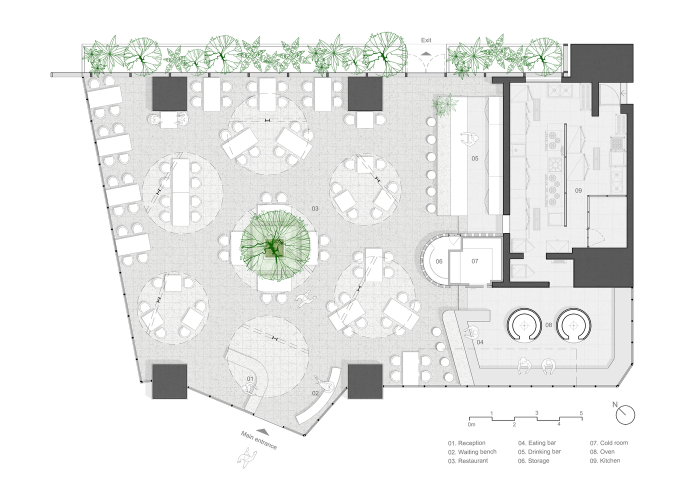
#> input picture docs/figures/restaurent_map.jpg, 1372 x 1000 px, found by its file name (shown at 1/2 size)
$ python measure_map_dimensions.py --image docs/figures/restaurent_map.jpg
#> lines starting #> are read from the running program, lines starting #| are printed output that depends on the picture; after the words box and inside, x2 and y2 are one past the last pixel; in counts of white or black regions, pixels touching at a corner belong together
#!/usr/bin/env python3
"""
Interactive Restaurant Floor Plan Measuring & Annotation Tool
Project: Autonomous Mobile Robot (AMR) for Food Delivery
Description:
    Loads a floor plan image (e.g. docs/figures/restaurent_map.jpg),
    calibrates real-world scale (pixels per meter) using a scale bar,
    and allows interactive measuring of corridors, doorways, and table gaps.
    Saves publication-quality annotated figures and measurement tables for the thesis.

Usage:
    python3 scripts/measure_map_dimensions.py
    python3 scripts/measure_map_dimensions.py --image docs/figures/restaurent_map.jpg
"""

import os
import sys
import math
import argparse
import numpy as np
# pyrefly: ignore [missing-import]
import cv2
from PIL import Image, ImageDraw, ImageFont


class FloorPlanMeasurer:
    def __init__(self, image_path, output_path=None, pre_scale=None):
        # Resolve path relative to workspace root if needed
        script_dir = os.path.dirname(os.path.abspath(__file__))
        workspace_root = os.path.abspath(os.path.join(script_dir, ".."))

        if not os.path.exists(image_path):
            alt_path = os.path.join(workspace_root, image_path)
            if os.path.exists(alt_path):
                image_path = alt_path
            else:
                raise FileNotFoundError(f"Image file not found: {image_path} (also checked {alt_path})")

        self.image_path = os.path.abspath(image_path)

        if output_path:
            if not os.path.isabs(output_path):
                self.output_path = os.path.abspath(os.path.join(workspace_root, output_path))
            else:
                self.output_path = os.path.abspath(output_path)
        else:
            self.output_path = os.path.join(
                os.path.dirname(self.image_path), "restaurant_map_measured.png"
            )

        # Load original image
        self.orig_img = cv2.imread(self.image_path)
        if self.orig_img is None:
            raise ValueError(f"Failed to load image from {self.image_path}")

        self.h, self.w = self.orig_img.shape[:2]

        # Display image copy
        self.display_img = self.orig_img.copy()

        # Calibration state
        # Known default for restaurent_map.jpg: 5m = 225 px => 45.0 px/m
        self.scale_px_per_m = pre_scale
        self.is_calibrated = (pre_scale is not None and pre_scale > 0)

        # Dedicated calibration reference line (drawn on scale bar)
        self.calibration_line = None
        if self.is_calibrated and pre_scale == 45.0:
            self.calibration_line = {
                'p1': (939, 815),
                'p2': (1164, 815),
                'dist_m': 5.0,
                'color': (0, 0, 200)  # Red
            }

        # Calibration points for manual picking
        self.calib_pt1 = None
        self.calib_pt2 = None

        # Measurement data: list of dicts:
        # {'id': int, 'p1': (x,y), 'p2': (x,y), 'dist_m': float, 'label': str}
        self.measurements = []

        # Mouse interaction state
        self.mouse_down = False
        self.drag_start = None
        self.current_cursor = None
        self.click_pending = None  # For click-then-click mode

        # Window settings
        self.window_name = "AMR Floor Plan Measurer - [Press H for Help]"
        self.hud_visible = True

        # TrueType fonts for crisp Unicode Vietnamese text rendering
        font_paths = [
            "/usr/share/fonts/truetype/dejavu/DejaVuSans-Bold.ttf",
            "/usr/share/fonts/truetype/dejavu/DejaVuSans.ttf",
            "/usr/share/fonts/truetype/liberation/LiberationSans-Bold.ttf",
        ]
        self.font_path = None
        for fp in font_paths:
            if os.path.exists(fp):
                self.font_path = fp
                break

        try:
            if self.font_path:
                self.pil_font_badge = ImageFont.truetype(self.font_path, 13)
                self.pil_font_hud = ImageFont.truetype(self.font_path, 14)
                self.pil_font_sub = ImageFont.truetype(self.font_path, 11)
            else:
                self.pil_font_badge = ImageFont.load_default()
                self.pil_font_hud = ImageFont.load_default()
                self.pil_font_sub = ImageFont.load_default()
        except Exception:
            self.pil_font_badge = ImageFont.load_default()
            self.pil_font_hud = ImageFont.load_default()
            self.pil_font_sub = ImageFont.load_default()

        # Text render queues
        self.text_overlays = []

    # [82 lines left out: functions calculate_distance, draw_dimension_line, not called in this run]

    def draw_hud(self, img):
        """Draws top status bar and guide."""
        if not self.hud_visible:
            return

        overlay = img.copy()
        hud_h = 60
        cv2.rectangle(overlay, (0, 0), (self.w, hud_h), (25, 30, 42), -1)
        cv2.addWeighted(overlay, 0.88, img, 0.12, 0, img)
        cv2.line(img, (0, hud_h), (self.w, hud_h), (0, 160, 255), 2)

        # Row 1: Mode & Scale
        if self.is_calibrated:
            calib_str = f"TỈ LỆ: {self.scale_px_per_m:.2f} px/m (Đã cân bằng)"
            calib_col = (80, 240, 80)
            mode_str = f"CHẾ ĐỘ ĐO LỐI ĐI | Đã đo: {len(self.measurements)} đoạn"
        else:
            calib_str = "TỈ LỆ: CHƯA CÂN BẰNG (Click 2 điểm thước đo 5m hoặc nhấn 'D')"
            calib_col = (255, 180, 50)
            mode_str = "CHẾ ĐỘ CÂN CHỈNH TỈ LỆ (CALIBRATION)"

        keys_str = "[Kéo chuột / 2 Click]: Đo | [U]: Undo | [C]: Xóa hết | [S]: Lưu ảnh | [T]: Bảng số liệu | [D]: Tỉ lệ chuẩn | [Q]: Thoát"

        self.text_overlays.append({
            'text': mode_str,
            'pos': (15, 8),
            'font': self.pil_font_hud,
            'color': (255, 255, 255),
            'stroke': False
        })
        self.text_overlays.append({
            'text': calib_str,
            'pos': (self.w - 530, 8),
            'font': self.pil_font_hud,
            'color': calib_col,
            'stroke': False
        })
        self.text_overlays.append({
            'text': keys_str,
            'pos': (15, 34),
            'font': self.pil_font_sub,
            'color': (200, 215, 230),
            'stroke': False
        })

        # If calibration point 1 is picked, show marker
        if self.calib_pt1:
            cv2.circle(img, self.calib_pt1, 6, (0, 140, 255), -1, cv2.LINE_AA)
            self.text_overlays.append({
                'text': "Mốc 1",
                'pos': (self.calib_pt1[0] + 8, self.calib_pt1[1] - 18),
                'font': self.pil_font_sub,
                'color': (0, 140, 255),
                'stroke': True
            })

    def apply_text_overlays(self, img):
        """Flushes all queued text overlays in a single fast PIL pass with white halo outline."""
        if not self.text_overlays:
            return img

        pil_img = Image.fromarray(cv2.cvtColor(img, cv2.COLOR_BGR2RGB))
        draw = ImageDraw.Draw(pil_img)

        for item in self.text_overlays:
            text = item['text']
            pos = item['pos']
            font = item['font']
            color = item['color']
            has_stroke = item.get('stroke', False)
            if has_stroke:
                draw.text(pos, text, font=font, fill=color, stroke_width=2, stroke_fill=(255, 255, 255))
            else:
                draw.text(pos, text, font=font, fill=color)

        self.text_overlays.clear()
        return cv2.cvtColor(np.array(pil_img), cv2.COLOR_RGB2BGR)

    def render(self):
        """Redraws the canvas with all measurements and current preview."""
        img = self.orig_img.copy()

        # 1. Draw Calibration Reference Line if active
        if self.calibration_line:
            c = self.calibration_line
            self.draw_dimension_line(img, c['p1'], c['p2'], dist_m=c['dist_m'],
                                     color=c['color'], is_scale_ref=True)

        # 2. Draw user measurements
        colors = [
            (210, 30, 30),    # Crimson Red
            (30, 140, 210),   # Sky Blue
            (34, 139, 34),    # Forest Green
            (148, 0, 211),    # Dark Violet
            (218, 112, 214),  # Orchid
            (205, 133, 63),   # Peru Brown
            (0, 128, 128),    # Teal
        ]

        for idx, m in enumerate(self.measurements):
            col = colors[idx % len(colors)]
            self.draw_dimension_line(img, m['p1'], m['p2'], m['dist_m'], color=col)

        # 3. Render active preview line if mouse is dragging or click pending
        preview_p1 = None
        if self.mouse_down and self.drag_start and self.current_cursor:
            preview_p1 = self.drag_start
        elif self.click_pending and self.current_cursor:
            preview_p1 = self.click_pending

        if preview_p1 and self.current_cursor:
            px_d, m_d = self.calculate_distance(preview_p1, self.current_cursor)
            preview_col = (0, 140, 255) if not self.is_calibrated else (255, 120, 0)
            self.draw_dimension_line(img, preview_p1, self.current_cursor, m_d, is_preview=True, color=preview_col)

        # 4. Draw HUD
        self.draw_hud(img)

        # Single-pass Unicode text overlay
        self.display_img = self.apply_text_overlays(img)
        try:
            cv2.imshow(self.window_name, self.display_img)
        except Exception:
            pass

    # [175 lines left out: functions on_mouse, add_measurement, auto_calibrate_default, undo, clear_all, print_table and 1 more, not called in this run]

    def run(self):
        """Main loop."""
        cv2.namedWindow(self.window_name, cv2.WINDOW_NORMAL)
        cv2.resizeWindow(self.window_name, min(1400, self.w), min(950, self.h))
        cv2.setMouseCallback(self.window_name, self.on_mouse)

        print("\n" + "=" * 70)
        print(f"   CÔNG CỤ ĐO ĐẠC MẶT BẰNG NHÀ HÀNG (RESTAURANT MAP MEASURER)")
        print("=" * 70)
        print(" * Bấm phím 'D': Tự động nạp tỉ lệ chuẩn từ thanh 5m (45.0 px/m)")
        print(" * Hoặc Click 2 điểm trên thanh tỉ lệ để tự Calibrate")
        print(" * Kéo chuột hoặc Click 2 điểm bất kỳ để đo chiều rộng lối đi")
        print(" * Phím 'U': Undo (xóa đoạn vừa vẽ)")
        print(" * Phím 'C': Xóa hết")
        print(" * Phím 'S': Lưu ảnh đã gắn kích thước (vào docs/figures/)")
        print(" * Phím 'T': In bảng số liệu ra terminal để chép vào thuyết minh")
        print(" * Phím 'R': Calibrate lại tỉ lệ")
        print(" * Phím 'Q' hoặc ESC: Thoát")
        print("=" * 70 + "\n")

        self.render()

        while True:
            key = cv2.waitKey(20) & 0xFF
            if key == ord('q') or key == 27:  # Q or ESC
                break
            elif key == ord('d') or key == ord('D'):
                self.auto_calibrate_default()
            elif key == ord('u') or key == ord('U'):
                self.undo()
            elif key == ord('c') or key == ord('C'):
                self.clear_all()
            elif key == ord('s') or key == ord('S'):
                self.save_image()
            elif key == ord('t') or key == ord('T'):
                self.print_table()
            elif key == ord('r') or key == ord('R'):
                self.is_calibrated = False
                self.calib_pt1 = None
                self.calib_pt2 = None
                self.calibration_line = None
                print("\n[CALIB] Đã đặt lại. Hãy click 2 điểm mốc để cân chỉnh tỉ lệ mới...")
                self.render()
            elif key == ord('h') or key == ord('H'):
                self.hud_visible = not self.hud_visible
                self.render()

        cv2.destroyAllWindows()


def main():
    parser = argparse.ArgumentParser(description="Floor Plan Measurement Tool for AMR Project")
    parser.add_argument("--image", default="docs/figures/restaurent_map.jpg",
                        help="Path to floor plan image (default: docs/figures/restaurent_map.jpg)")
    parser.add_argument("--scale", type=float, default=None,
                        help="Pre-calibrated pixels per meter (optional)")
    parser.add_argument("--output", default="docs/figures/restaurant_map_measured.png",
                        help="Path to save annotated output image")

    args = parser.parse_args()

    # Auto-detect DISPLAY if running on VM desktop
    if 'DISPLAY' not in os.environ:
        if os.path.exists('/tmp/.X11-unix/X1'):
            os.environ['DISPLAY'] = ':1'
        elif os.path.exists('/tmp/.X11-unix/X0'):
            os.environ['DISPLAY'] = ':0'

    measurer = FloorPlanMeasurer(args.image, output_path=args.output, pre_scale=args.scale)
#> in __init__, self.orig_img is the input picture: shape (1000, 1372, 3); mean B, G, R 233.8, 235.1, 234.2
    measurer.run()
#> in draw_hud, `cv2.rectangle(overlay, (0, 0), (self.w, hud_h), (25, 30, 42), -1)`:
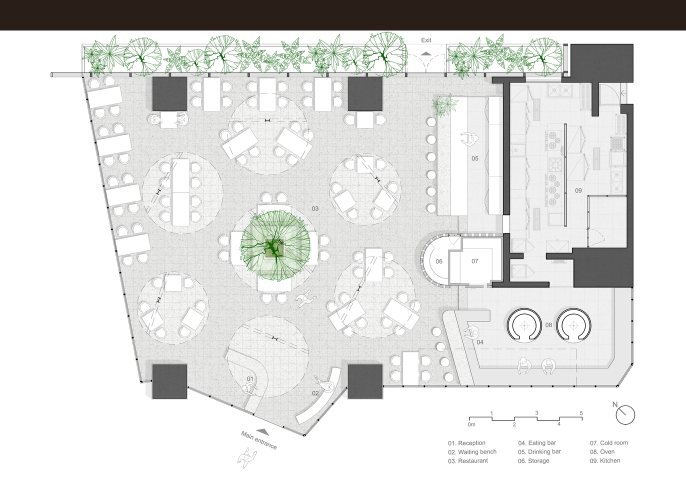
#> overlay: shape (1000, 1372, 3) (shown at 1/2 size); 6.1% of pixels changed, all inside (x1, y1, x2, y2) = (0, 0, 1372, 61)
#> in draw_hud, `cv2.line(img, (0, hud_h), (self.w, hud_h), (0, 160, 255), 2)`:
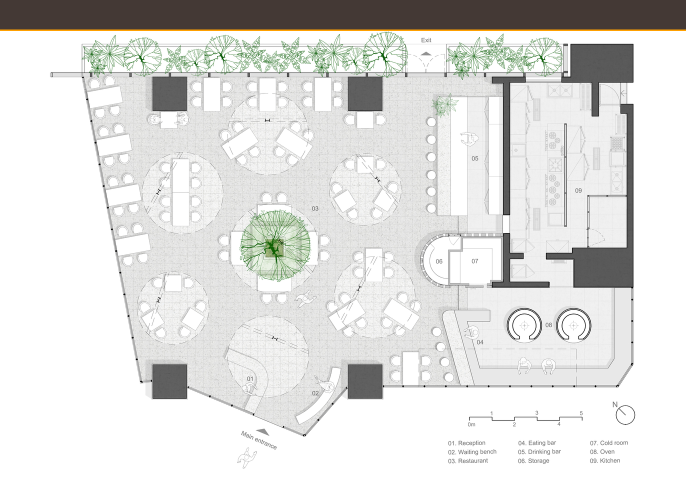
#> img: shape (1000, 1372, 3) (shown at 1/2 size); mean B, G, R 221.1, 223.1, 223.2
#> (key q is pressed here)


if __name__ == "__main__":
    main()

$ run again, with docs/figures/ekf_drift_error_over_time.png saved as docs/figures/restaurent_map.jpg
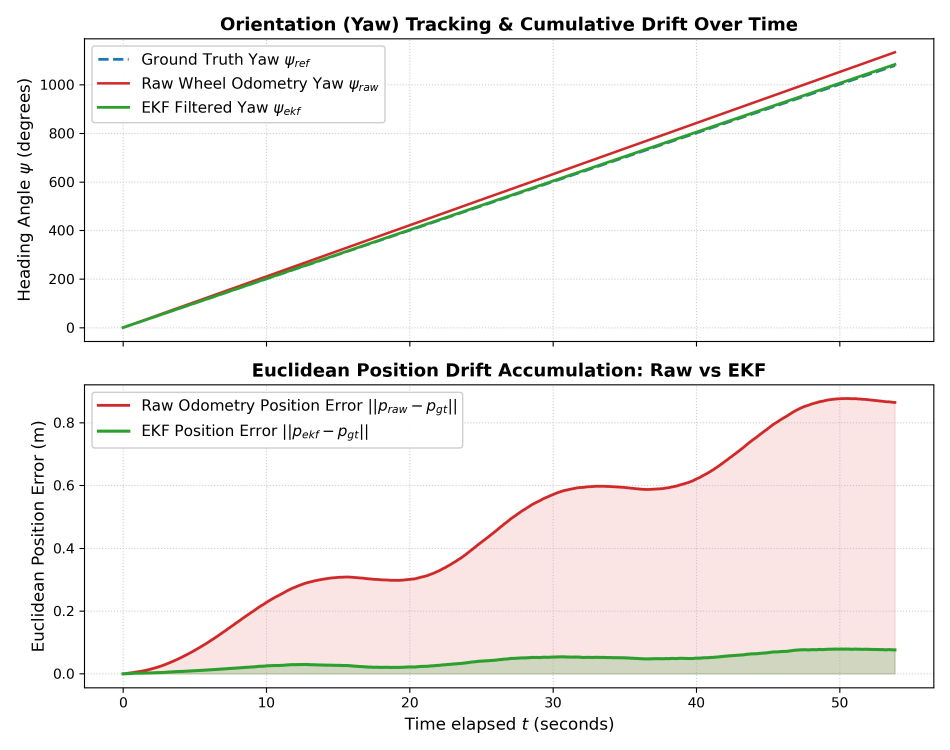
#> input picture docs/figures/ekf_drift_error_over_time.png, 2850 x 2250 px, found by its file name (shown at 1/3 size)
#> in __init__, self.orig_img is the input picture: shape (2250, 2850, 3); mean B, G, R 240.7, 241.9, 244.9
#> in draw_hud, `cv2.addWeighted(overlay, 0.88, img, 0.12, 0, img)`:
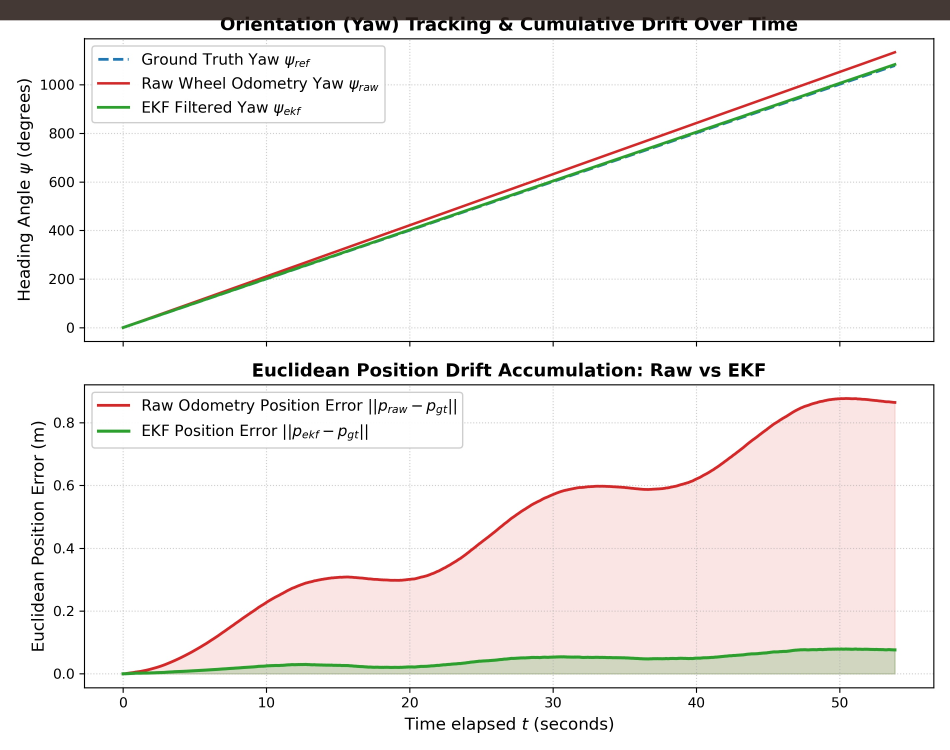
#> img: shape (2250, 2850, 3) (shown at 1/3 size); mean B, G, R 235.3, 236.6, 240
#> in apply_text_overlays, `return cv2.cvtColor(np.array(pil_img), cv2.COLOR_RGB2BGR)`:
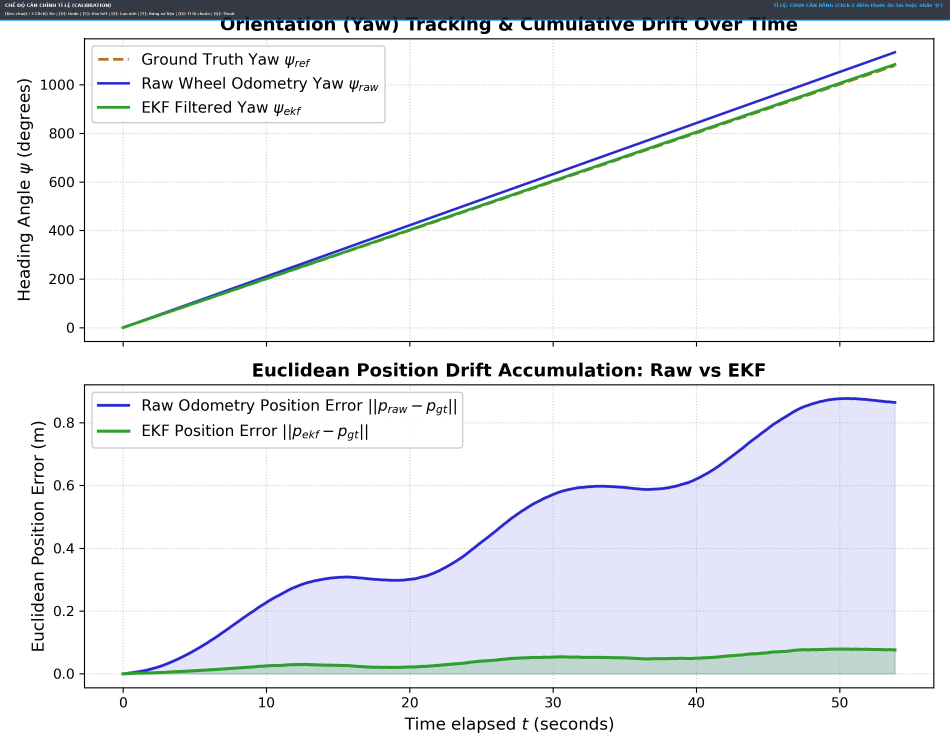
#> returned value: shape (2250, 2850, 3) (shown at 1/3 size); mean R, G, B 235.3, 236.8, 240.3

$ run again, with docs/figures/ekf_vs_raw_trajectory.png saved as docs/figures/restaurent_map.jpg
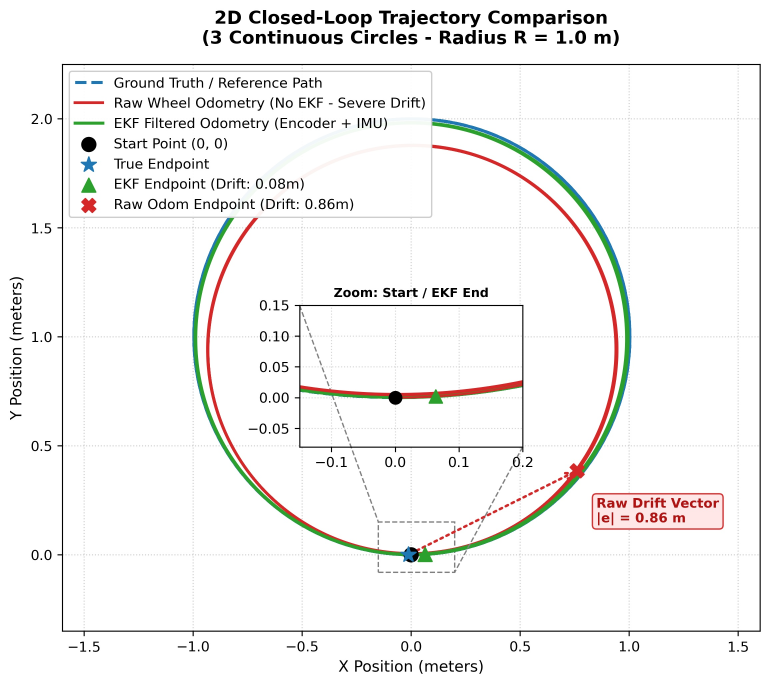
#> input picture docs/figures/ekf_vs_raw_trajectory.png, 2309 x 2054 px, found by its file name (shown at 1/3 size)
#> in __init__, self.orig_img is the input picture: shape (2054, 2309, 3); mean B, G, R 242.1, 243.1, 243.6
#> in draw_hud, `cv2.addWeighted(overlay, 0.88, img, 0.12, 0, img)`:
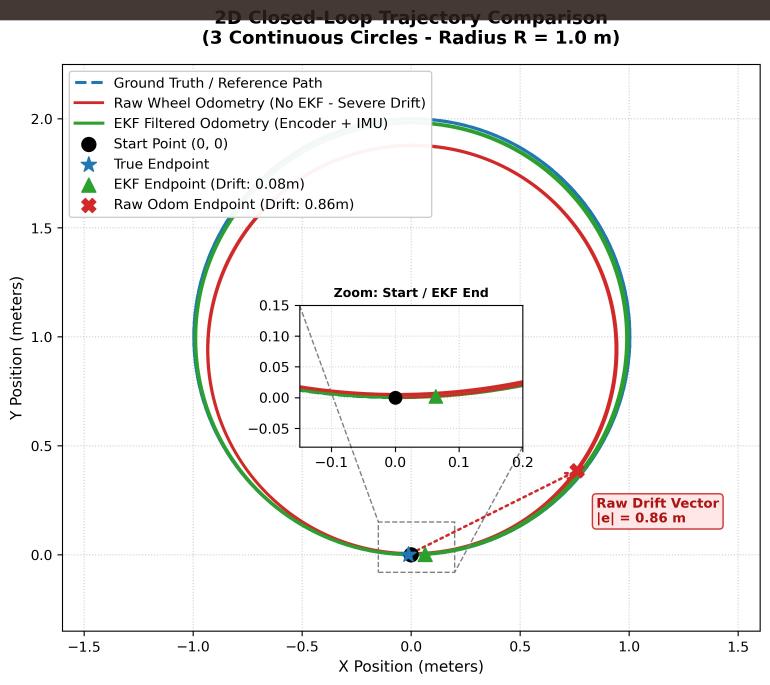
#> img: shape (2054, 2309, 3) (shown at 1/3 size); mean B, G, R 236.7, 237.8, 238.7
#> in apply_text_overlays, `return cv2.cvtColor(np.array(pil_img), cv2.COLOR_RGB2BGR)`:
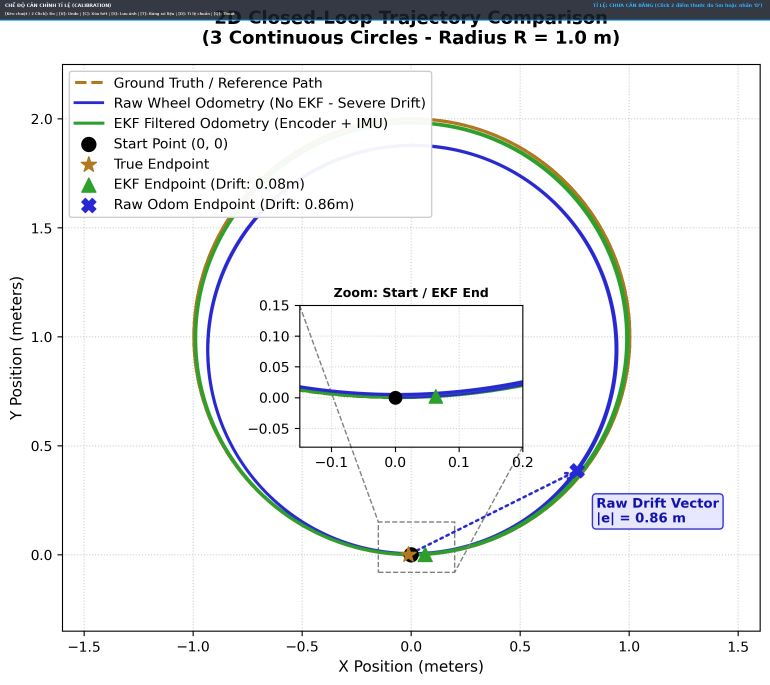
#> returned value: shape (2054, 2309, 3) (shown at 1/3 size); mean R, G, B 236.7, 238, 239.1
